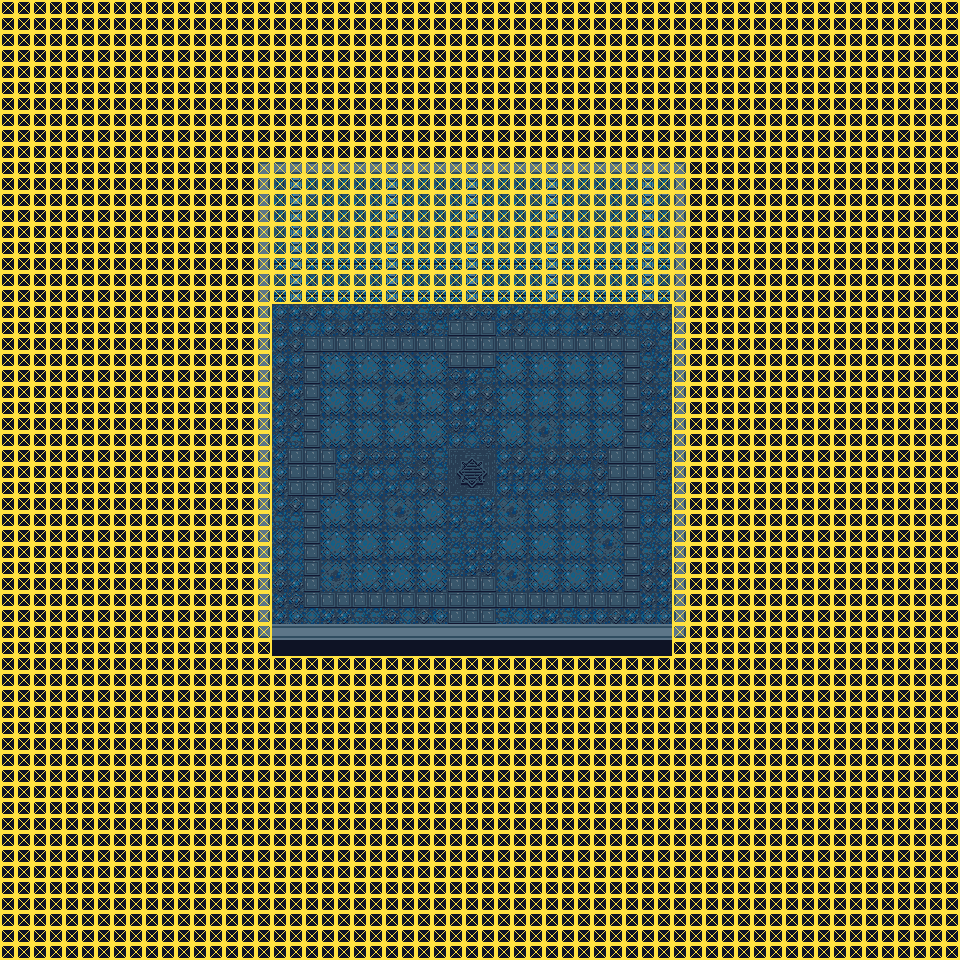

Rendered tile map (Tiled .tmx) drawn with the repository's tilesets; below, a short description and the map source with its tile grids summarised:
An orthogonal 60x60 tile map with 16x16 px tiles, 4 tile layers (1_BG1, 1_BG2, 1_FG1, 1_COL), 1 hidden layer not drawn, 2 tilesets and 7 objects (internal, boss_brainfreeze, music_area).

<map version="1.0" orientation="orthogonal" renderorder="right-down" width="60" height="60" tilewidth="16" tileheight="16">
 <properties>
  <property name="ambience" value="FridgeAmbienceLoop.ogg" />
  <property name="cold" value="1" />
  <property name="ol_color_out" value="0,0,0,100" />
  <property name="ol_gradient_top" value="0,70,100,60" />
 </properties>
 <tileset firstgid="1" name="Normal" tilewidth="16" tileheight="16">
  <image source="../../IMG/jam.png" width="1024" height="1024" />
 </tileset>
 <tileset firstgid="4097" name="SPEC_TILES" tilewidth="16" tileheight="16">
  <image source="../../IMG/spectiles.png" width="256" height="256" />
 </tileset>
 <layer name="1_BG1" width="60" height="60">
  <properties>
   <property name="layer" value="5" />
   <property name="z" value="2" />
  </properties>
  <data>[3600 cells, 3600 non-empty, 29 distinct tile ids]</data>
 </layer>
 <layer name="1_BG2" width="60" height="60">
  <properties>
   <property name="layer" value="1" />
   <property name="z" value="16" />
  </properties>
  <data>[3600 cells, 0 non-empty, 0 distinct tile ids]</data>
 </layer>
 <layer name="1_FG1" width="60" height="60">
  <properties>
   <property name="layer" value="-10" />
   <property name="z" value="-128" />
  </properties>
  <data>[3600 cells, 2900 non-empty, 7 distinct tile ids]</data>
 </layer>
 <layer name="1_COL" width="60" height="60">
  <properties>
   <property name="collide" value="1" />
  </properties>
  <data>[3600 cells, 3050 non-empty, 1 distinct tile ids]</data>
 </layer>
 <layer name="1_MAT" width="60" height="60" visible="0">
  <properties>
   <property name="material" value="1" />
  </properties>
  <data>[3600 cells, 550 non-empty, 1 distinct tile ids]</data>
 </layer>
 <objectgroup name="1_SPC" visible="0">
  <properties>
   <property name="Snap" value="1" />
  </properties>
  <object name="door_entrance" type="internal" gid="4290" x="464" y="640">
   <properties>
    <property name="Lock" value="titan" />
    <property name="ToDoor" value="door_brainfreeze" />
    <property name="ToMap" value="JAM/jam" />
    <property name="dir_y" value="1.0" />
   </properties>
  </object>
  <object name="boss_brainfreeze" gid="4289" x="464" y="480" />
  <object gid="4292" x="304" y="480" />
  <object gid="4292" x="624" y="480" />
  <object gid="4292" x="464" y="608" />
  <object gid="4292" x="464" y="352" />
  <object type="music_area" x="400" y="624">
   <properties>
    <property name="SOUND/MUSIC/WORLD/Hub1.ogg" value="0" />
    <property name="falloff" value="64" />
    <property name="slave" value="" />
   </properties>
   <polygon points="0,32 16,-80 128,-80 144,32" />
  </object>
 </objectgroup>
</map>
